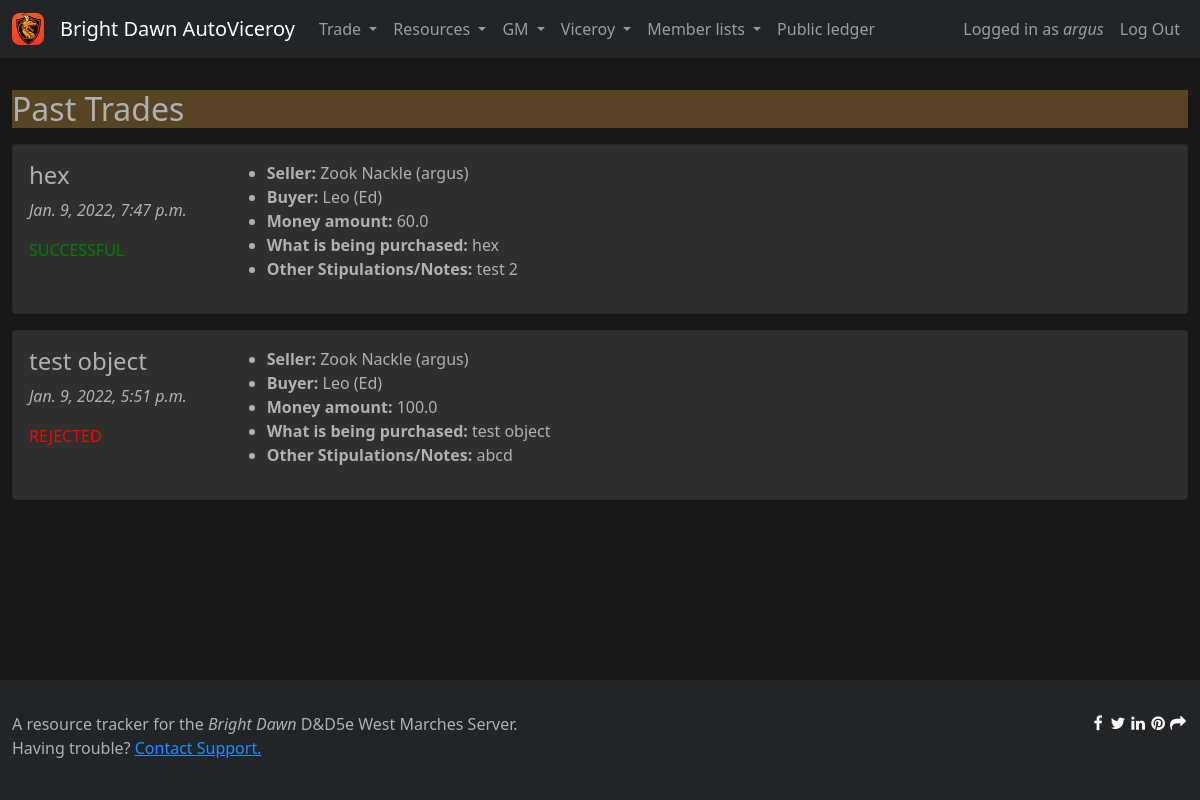
/resource_tracker/past_trades/ (signed in), run on an earlier commit of the app's database.
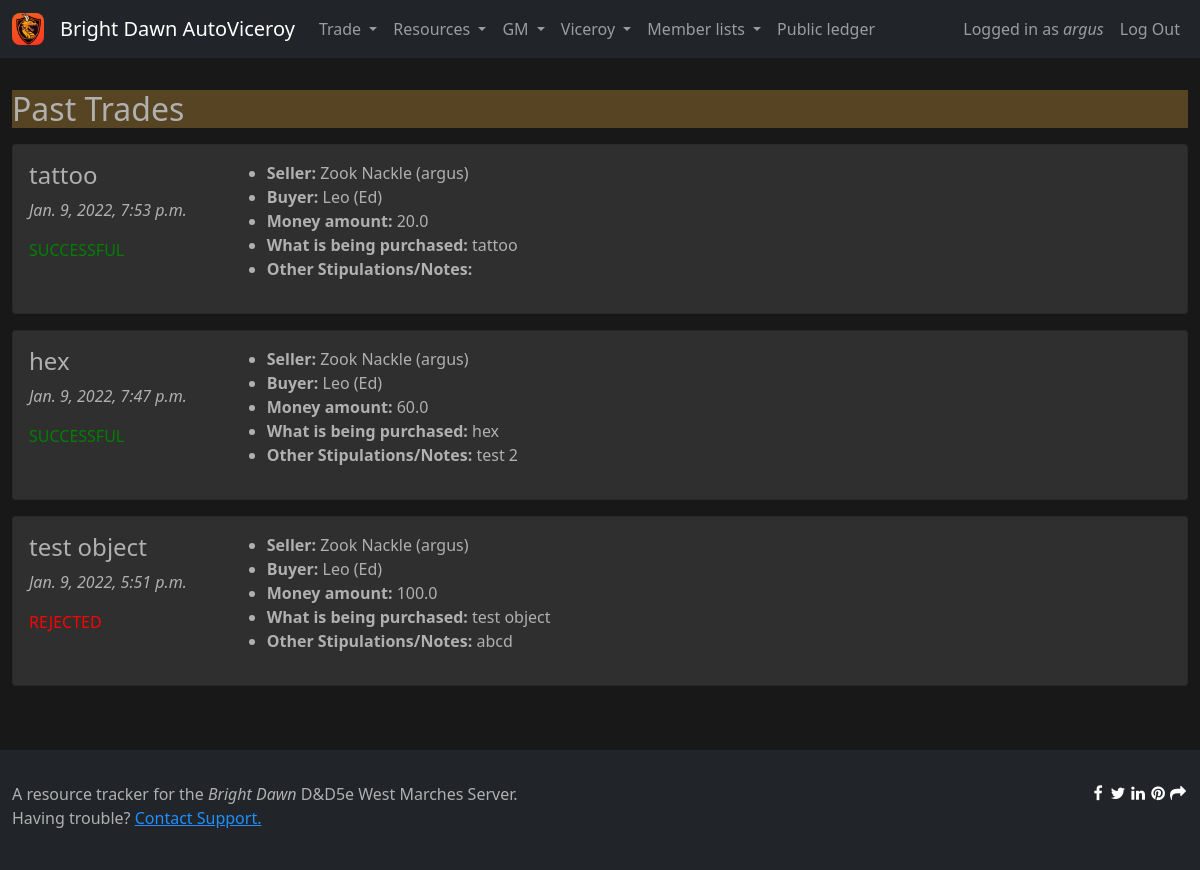
And on a later commit of the database.
### resource_tracker/models.py (models this page shows, shortened)
class Trade(models.Model):
    created = models.DateTimeField(auto_now_add=True)
    seller = models.ForeignKey(Character, on_delete=models.CASCADE, related_name="trade_of_seller")
    seller_verified = models.BooleanField()
    buyer = models.ForeignKey(Character, on_delete=models.CASCADE, related_name="trade_of_buyer")
    buyer_verified = models.BooleanField()
    money_amount = models.FloatField()
    what_was_purchased = models.TextField(max_length=1000)
    other_stipulations = models.TextField(max_length=1000)
    rejected = models.BooleanField(default=False)

class Character(models.Model):
    created = models.DateTimeField(null=True, auto_now_add=True)
    approved = models.DateTimeField(null=True, blank=True)
    player = models.ForeignKey(
        Player,
        on_delete=models.CASCADE
    )
    name = models.CharField(max_length=100)
    money = models.FloatField(default=0)
    xp = models.FloatField(default=0)
    status = models.CharField(
        max_length=2,
        choices=[
            ("PA", "Pre-Approval"),
            ("AC", "Active"),
            ("RD", "Retired or Dead"),
        ],
        default="PA"
    )
    def __str__(self):
        return "%s (%s)" % (self.name, self.player.user.username)

class Player(models.Model):
    created = models.DateTimeField(auto_now_add=True)
    user = models.ForeignKey(
        settings.AUTH_USER_MODEL,
        on_delete=models.CASCADE
    )
    discord = models.CharField(max_length=50)
    downtime = models.PositiveIntegerField(default=0)
    last_downtime_claim = models.DateTimeField(null=True, blank=True)
    spellcaster_hours = models.FloatField(default=0)
    last_spellcaster_claim = models.DateTimeField(null=True, blank=True)
    isViceroy = models.BooleanField(default=False)
    viceroy_tokens = models.PositiveIntegerField(default=0)
    isGM = models.BooleanField(default=False)
    gm_tokens = models.PositiveIntegerField(default=0)

### resource_tracker/views.py (the view)
# urls.py: path('past_trades/', views.past_trades, name='past_trades'),
@login_required
def past_trades(request):
    context = alwaysContext(request)
    context["trades_past"] = Trade.objects.filter(
        (Q(seller__player__user=request.user)
        | Q(buyer__player__user=request.user))
        & ((Q(seller_verified=True) & Q(buyer_verified=True))
        | (Q(rejected=True)))
    ).order_by("-created")
    return render(request, "past_trades.html", context)

### brightdawn/views.py (called while the page is built)
def lastSundayMidnight():
    today = datetime.date.today()
    idx = (today.weekday() + 1) % 7
    last_sunday = today - datetime.timedelta(idx)
    last_sunday = datetime.datetime.combine(last_sunday, datetime.datetime.min.time())
    last_sunday = pytz.timezone("US/Eastern").localize(last_sunday)
    return last_sunday

def alwaysContext(request):
    if request.user.is_authenticated:
        user_player = Player.objects.get(user=request.user)
        if user_player.last_spellcaster_claim == None or user_player.last_spellcaster_claim < lastSundayMidnight():
            user_player.spellcaster_hours = 24
            user_player.last_spellcaster_claim = datetime.datetime.now()
            user_player.save()
        return {
            "user_player" : user_player
        }

### resource_tracker/templates/past_trades.html (shortened to what this page needs)
{% extends "base.html" %}
{% block page_title %}
Past Trades
{% endblock %}
{% block body %}
{% for trade in trades_past %}
<div class="card mb-3">
    <div class="card-body d-flex flex-sm-row flex-column">
        <div class="me-sm-5">
            <h4>{{trade.what_was_purchased}}</h4>
            <p><i>{{trade.created}}</i></p>
            {% if trade.rejected %}
            <p style="color: red;">REJECTED</p>
            {% else %}
            <p style="color: green;">SUCCESSFUL</p>
            {% endif %}
        </div>
        <ul style="flex: 2 2 auto">
            <li><b>Seller:</b> {{trade.seller}}</li>
            <li><b>Buyer:</b> {{trade.buyer}}</li>
            <li><b>Money amount:</b> {{trade.money_amount}}</li>
            <li><b>What is being purchased:</b> {{trade.what_was_purchased}}</li>
            <li><b>Other Stipulations/Notes:</b> {{trade.other_stipulations}}</li>
        </ul>
    </div>
</div>
{% endfor %}
{% endblock %}

What changed in the data, as far as the page shows it:
added Trade: what_was_purchased "tattoo", created "Jan. 9, 2022, 7:53 p.m.", rejected "SUCCESSFUL", seller "Zook Nackle (argus)", buyer "Leo (Ed)", money_amount "20.0"
